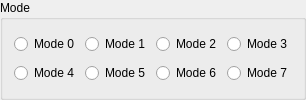
    <widget class="QGroupBox" name="groupBox">
     <property name="title">
      <string>Mode</string>
     </property>
     <layout class="QGridLayout" name="gridLayout_2">
      <item row="0" column="1">
       <widget class="QRadioButton" name="rb_mode_1">
        <property name="text">
         <string>Mode 1</string>
        </property>
        <attribute name="buttonGroup">
         <string notr="true">rbg_mode</string>
        </attribute>
       </widget>
      </item>
      <item row="0" column="0">
       <widget class="QRadioButton" name="rb_mode_0">
        <property name="text">
         <string>Mode 0</string>
        </property>
        <attribute name="buttonGroup">
         <string notr="true">rbg_mode</string>
        </attribute>
       </widget>
      </item>
      <item row="0" column="3">
       <widget class="QRadioButton" name="rb_mode_3">
        <property name="text">
         <string>Mode 3</string>
        </property>
        <attribute name="buttonGroup">
         <string notr="true">rbg_mode</string>
        </attribute>
       </widget>
      </item>
      <item row="0" column="2">
       <widget class="QRadioButton" name="rb_mode_2">
        <property name="text">
         <string>Mode 2</string>
        </property>
        <attribute name="buttonGroup">
         <string notr="true">rbg_mode</string>
        </attribute>
       </widget>
      </item>
      <item row="1" column="0">
       <widget class="QRadioButton" name="rb_mode_4">
        <property name="text">
         <string>Mode 4</string>
        </property>
        <attribute name="buttonGroup">
         <string notr="true">rbg_mode</string>
        </attribute>
       </widget>
      </item>
      <item row="1" column="1">
       <widget class="QRadioButton" name="rb_mode_5">
        <property name="text">
         <string>Mode 5</string>
        </property>
        <attribute name="buttonGroup">
         <string notr="true">rbg_mode</string>
        </attribute>
       </widget>
      </item>
      <item row="1" column="2">
       <widget class="QRadioButton" name="rb_mode_6">
        <property name="text">
         <string>Mode 6</string>
        </property>
        <attribute name="buttonGroup">
         <string notr="true">rbg_mode</string>
        </attribute>
       </widget>
      </item>
      <item row="1" column="3">
       <widget class="QRadioButton" name="rb_mode_7">
        <property name="text">
         <string>Mode 7</string>
        </property>
        <attribute name="buttonGroup">
         <string notr="true">rbg_mode</string>
        </attribute>
       </widget>
      </item>
     </layout>
    </widget>
